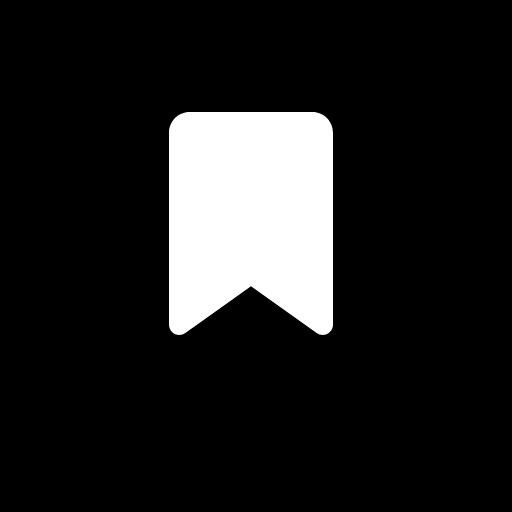
#> input picture images/save.png, 512 x 512 px
$ jupyter execute gradient_app.ipynb
#> lines starting #> are read from the running program, lines starting #| are printed output that depends on the picture
[cell 1]
import numpy as np
from PIL import Image, ImageDraw
import matplotlib.pyplot as plt

[cell 2]
def apply_filter(np_image, np_kernel):
    np_image_height, np_image_width = np_image.shape
    kernel_height, kernel_width = np_kernel.shape

    pad_x = kernel_width // 2
    pad_y = kernel_height // 2

    np_padded_image = np.pad(np_image, ((pad_y, pad_y), (pad_x, pad_x)), mode='reflect')
    output= np.zeros_like(np_padded_image, dtype=np.float32)

    for y in range(np_image_height):
        for x in range(np_image_width):
            region = np_padded_image[y:y+kernel_height, x:x+kernel_width]
            output[y, x] = np.sum(region * np_kernel)

    output = output[:np_image_height, :np_image_width]
    return output

[cell 3]
def calc_gradient_angle_and_magnitude(filtered_image_x, filtered_image_y):
    gradient_magnitude = np.sqrt(filtered_image_x**2 + filtered_image_y**2)
    gradient_angle = np.arctan2(filtered_image_y, filtered_image_x)
    return gradient_angle, gradient_magnitude

[cell 4]
def display_gradient(gradient_angle, gradient_magnitude):
    fig, ax = plt.subplots(1, 2, figsize=(12, 5), dpi=100)
    ax[0].imshow(gradient_angle, cmap='hsv')
    ax[0].set_title("Gradient angle")
    ax[1].imshow(gradient_magnitude, cmap='gray')
    ax[1].set_title("Gradient magnitude")
    plt.subplots_adjust(left=0, right=1, top=1, bottom=0, wspace=0.2)
    plt.savefig('gradient.png',bbox_inches='tight', pad_inches=0.1)
    plt.show()

[cell 5]
def display_filtered_images(filtered_image_x, filtered_image_y):
    fig, ax = plt.subplots(1, 2, figsize=(12, 5), dpi=100)
    ax[0].imshow(filtered_image_x, cmap='gray')
    ax[0].set_title("Filtered image X")
    ax[1].imshow(filtered_image_y, cmap='gray')
    ax[1].set_title("Filtered image Y")
    plt.subplots_adjust(left=0, right=1, top=1, bottom=0, wspace=0.2)
    plt.savefig('filtered_images.png',bbox_inches='tight', pad_inches=0.1)
    plt.show()

[cell 6]
def draw_point_angles_on_image(image, point_list):
    fig, ax = plt.subplots(figsize=(image.shape[1] / 100, image.shape[0] / 100), dpi=100)
    ax.imshow(image, cmap='gray')
    ax.set_title("Image with Points and Angles")
    for idx, (point, angle) in enumerate(point_list, start=1):
        x, y = point
        angle_degrees = np.degrees(angle)
        circle = plt.Circle((x, y), radius=5, color='red', fill=True, linewidth=2)
        ax.add_patch(circle)

        ax.text(
            x + 7, y,
            f"point {idx} ({x}, {y})\nangle: {angle_degrees:.2f}°",
            color='red', fontsize=10, ha='left', va='center'
        )

    # save the image
    plt.subplots_adjust(left=0, right=1, top=1, bottom=0, wspace=0.2)
    plt.savefig('image_with_points_and_angles.png',bbox_inches='tight', pad_inches=0.1)
    plt.show()

[cell 7]
input_image = Image.open("images/save.png")
#> input_image is the input picture: PIL image 512x512 P; min 0, max 255, mean 32.1
input_image = input_image.convert("L")
#> input_image: PIL image 512x512 L
np_input_image = np.array(input_image, dtype=np.float32)

print("Image size: ", input_image.size)
#| Image size:  (512, 512)
print("Image mode: ", input_image.mode)
#| Image mode:  L
print("np_image dtype: ", np_input_image.dtype)
#| np_image dtype:  float32
display(input_image)

[cell 8]
filter_x = np.array([[-1., 0., 1.]])
filter_y = np.array([[-1.], [0.], [1.]])

print("Filter X: ", filter_x)
print("Filter X shape: ", filter_x.shape)
print("Filter Y: ", filter_y)
print("Filter Y shape: ", filter_y.shape)

[cell 9]
filtered_image_x = apply_filter(np_input_image, filter_x)
#> after the loop in apply_filter, `for y in range(np_image_height):`:
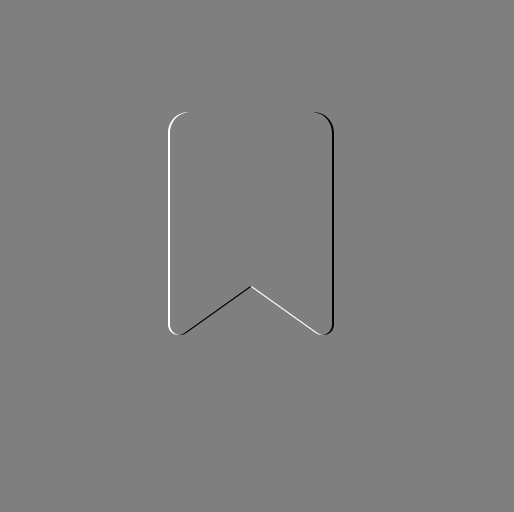
#> output: shape (512, 514) float32; min -255, max 255, mean 0; drawn with min black and max white
filtered_image_y = apply_filter(np_input_image, filter_y)

display_filtered_images(filtered_image_x.astype(np.uint8), filtered_image_y.astype(np.uint8))
#> in display_filtered_images, `plt.savefig('filtered_images.png',bbox_inches='tight', pad_inches=0.1)`:
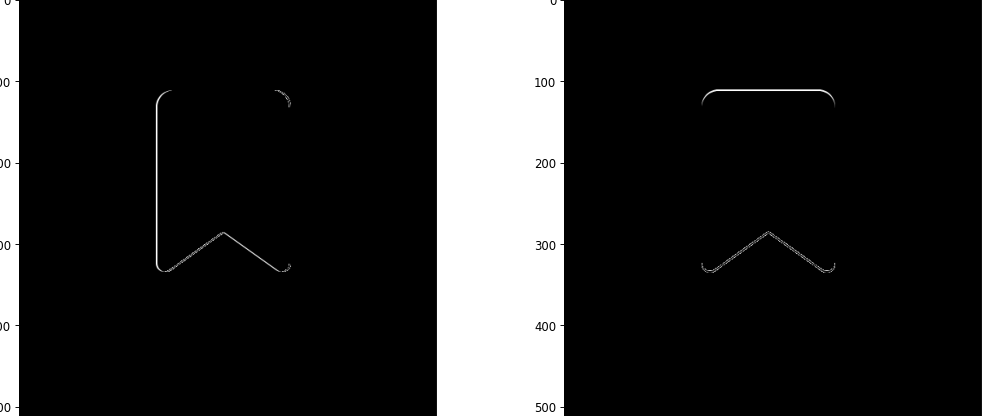
#> figure drawn by matplotlib, 2 panels

gradient_angle, gradient_magnitude = calc_gradient_angle_and_magnitude(filtered_image_x, filtered_image_y)
#> in calc_gradient_angle_and_magnitude, `gradient_magnitude = np.sqrt(filtered_image_x**2 + filtered_image_y**2)`:
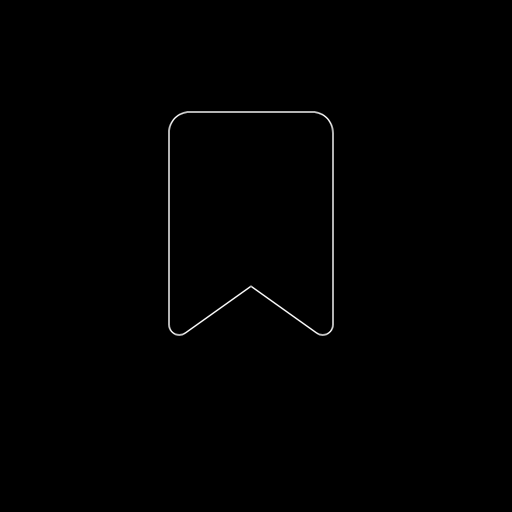
#> gradient_magnitude: shape (512, 512) float32; min 0, max 360.6, mean 1.5; drawn with min black and max white

display_gradient(gradient_angle, gradient_magnitude)
#> in display_gradient, `plt.savefig('gradient.png',bbox_inches='tight', pad_inches=0.1)`:
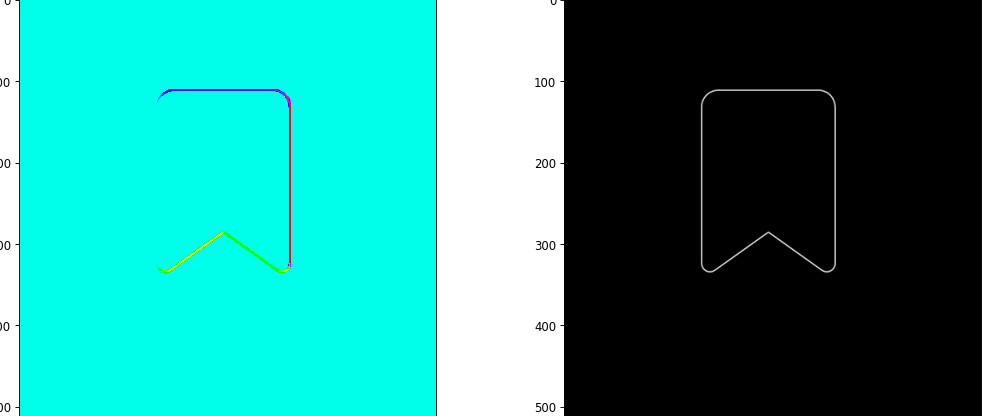
#> figure drawn by matplotlib, 2 panels

[cell 10]
points = [np.array([169, 169]), np.array([197, 112]), np.array([200, 234]), np.array([333,165])]
point_angles = [(point, gradient_angle[point[1], point[0]]) for point in points]
#> point_angles = [([169, 169], 0), ([197, 112], 1.57), ([200, 234], 0), ([333, 165], 3.14)]

image_with_angles = draw_point_angles_on_image(np_input_image, point_angles)
#> the loop in draw_point_angles_on_image, `for idx, (point, angle) in enumerate(point_list, start=1):` made 4 passes
#> (angle, x, y, angle_degrees) on passes 1 to 4: (0, 169, 169, 0), (1.57, 197, 112, 90), (0, 200, 234, 0), (3.14, 333, 165, 180)
#> in draw_point_angles_on_image, `plt.savefig('image_with_points_and_angles.png',bbox_inches='tight', pa..`:
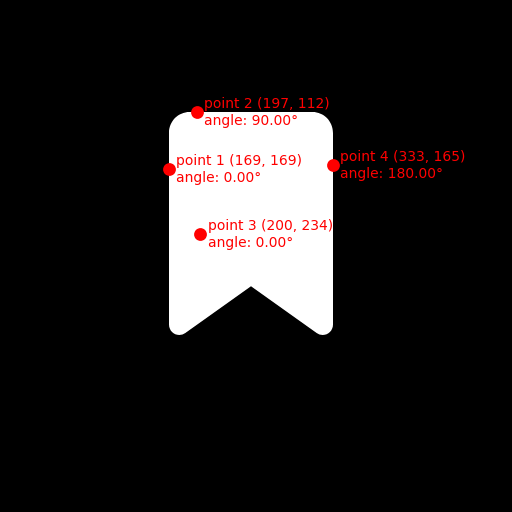
#> figure drawn by matplotlib, 1 panel
